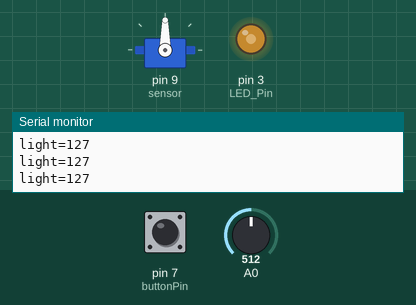
This sketch was run on a simulated Arduino Uno, built with avr-gcc and run on an emulated ATmega328P. Shown: servo, output pins drawn as LEDs (lit = HIGH), the last lines printed to the serial monitor. The test bench sets the inputs (shaded band); at power-on: A0 = 512, pin 7 (buttonPin) LOW.

Above: at 1.2 s.
1.3 s: A0 set to 716
At 1.9 s:
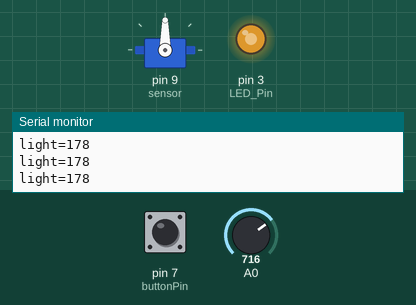
2.8 s: pin 7 (buttonPin) pulled HIGH for 0.15 s
At 3.5 s:
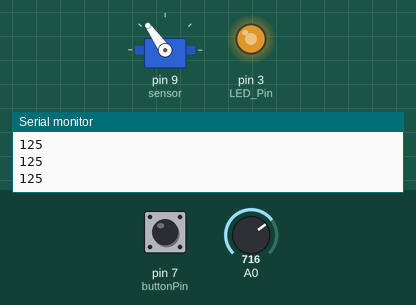
4.4 s: A0 set to 900
At 5.6 s:
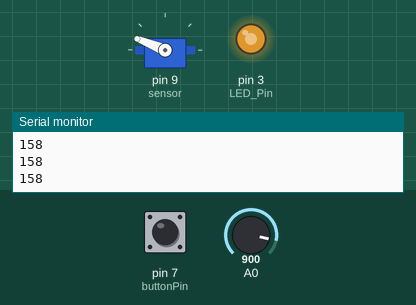
5.9 s: pin 7 (buttonPin) pulled HIGH for 1 s
At 7.2 s:
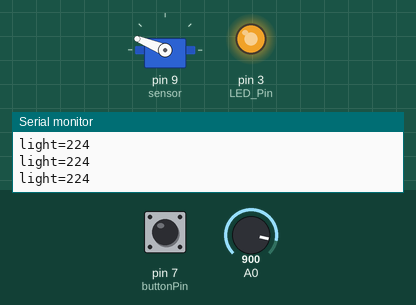
8.4 s: A0 set to 408
At 9.6 s:
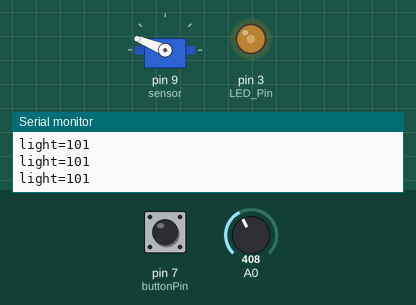
9.9 s: A0 set to 385
At 10.7 s:
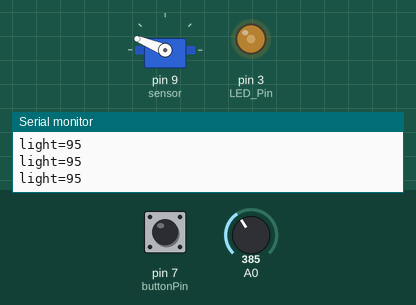
Timing chart, 0 to 12.4 s (numbered marks = the images above; inputs shaded):
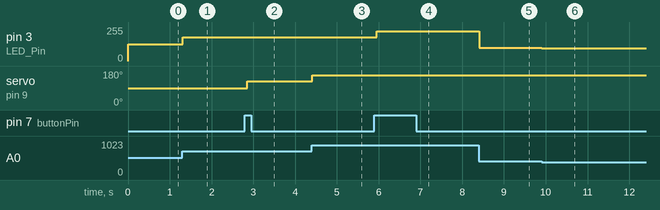

Measured:
- after the input at 1.3 s, pin 3 (LED_Pin): 127/255 → 178/255 at once
- after the input at 2.8 s, servo on pin 9 (sensor): 90° → 125° after 0.05 s
- after the input at 4.4 s, servo on pin 9 (sensor): 125° → 158° at once
- after the input at 5.9 s, pin 3 (LED_Pin): 178/255 → 224/255 after 0.06 s
- after the input at 8.4 s, pin 3 (LED_Pin): 224/255 → 101/255 at once
- after the input at 9.9 s, pin 3 (LED_Pin): 101/255 → 95/255 at once

The sketch:

sketch_mar20b.ino
```cpp
#include  <Servo.h>//導入伺服馬達需要
Servo servo;
int angle=0;
int light=0;
int sensor=9;
int LED_Pin=3;

//開關
int before=0;
int current=0;
int buttonState = 0;
int work=-1;
const int buttonPin = 7;
void setup() {
  Serial.begin(9600);
  pinMode(3,INPUT);
  pinMode(buttonPin,INPUT);//7號腳位接收按鈕變化

  servo.attach(sensor);//設定9號腳位為伺服馬達的控制腳位,注意,實際偵測改變的仍是A0腳位,9號腳位只是用於輸出訊號給馬達


}

void loop() {


  current = digitalRead(buttonPin);


    if(current!= buttonState){
      delay(50);
      if(current==HIGH){
          work*=-1;
          Serial.println("btn down");
          Serial.println("work="+String(work));

        }else{
         Serial.println("btn up");
          }

        buttonState=current;
    }


   //當開關狀態為1時,才開啟可變電阻控制伺服馬達
   if(work==1){
      angle=map(analogRead(A0),0,1023,0,180);

      servo.write(angle);
      Serial.println(angle);

    }else{

   //當開關狀態為-1時,按鈕隨可變電阻調整亮度
      //使用map將數字等比例轉換到0~255
      light=map(analogRead(A0),0,1023,0,255);//LED部分我們是用3號腳位輸出類比訊號,但值一樣是讀A0腳位的變化
      analogWrite(LED_Pin,light);
      Serial.println("light="+String(light));


      }
    delay(15);

  }
```
